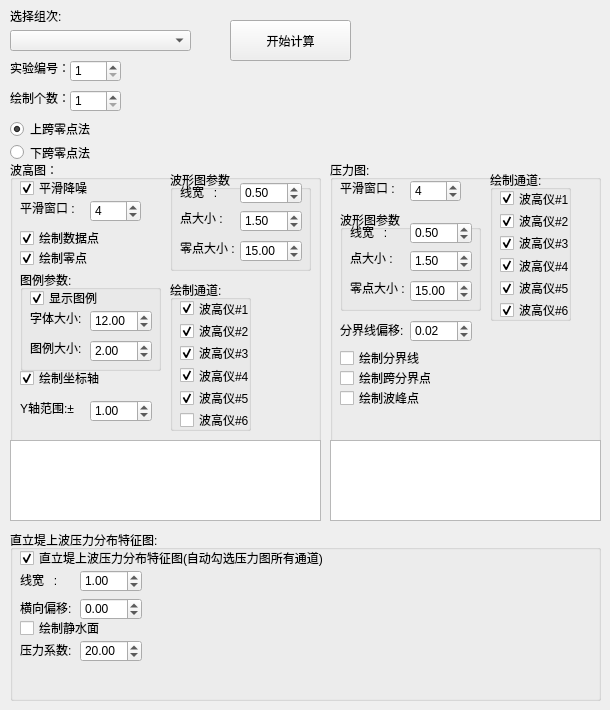
   <widget class="QWidget" name="tab_3">
    <attribute name="title">
     <string>实验3</string>
    </attribute>
    <widget class="QPushButton" name="StartProc_sy3">
     <property name="geometry">
      <rect>
       <x>230</x>
       <y>20</y>
       <width>121</width>
       <height>41</height>
      </rect>
     </property>
     <property name="text">
      <string>开始计算</string>
     </property>
    </widget>
    <widget class="QComboBox" name="filelist_sy3">
     <property name="geometry">
      <rect>
       <x>10</x>
       <y>30</y>
       <width>181</width>
       <height>21</height>
      </rect>
     </property>
     <property name="currentText">
      <string/>
     </property>
    </widget>
    <widget class="QLabel" name="label_38">
     <property name="geometry">
      <rect>
       <x>10</x>
       <y>10</y>
       <width>54</width>
       <height>12</height>
      </rect>
     </property>
     <property name="text">
      <string>选择组次:</string>
     </property>
    </widget>
    <widget class="QSpinBox" name="spinBox_number_sy3">
     <property name="geometry">
      <rect>
       <x>70</x>
       <y>90</y>
       <width>51</width>
       <height>22</height>
      </rect>
     </property>
     <property name="wrapping">
      <bool>false</bool>
     </property>
     <property name="minimum">
      <number>1</number>
     </property>
     <property name="maximum">
      <number>2</number>
     </property>
    </widget>
    <widget class="QLabel" name="label_39">
     <property name="geometry">
      <rect>
       <x>10</x>
       <y>90</y>
       <width>81</width>
       <height>16</height>
      </rect>
     </property>
     <property name="frameShape">
      <enum>QFrame::NoFrame</enum>
     </property>
     <property name="text">
      <string>绘制个数：</string>
     </property>
     <property name="textFormat">
      <enum>Qt::AutoText</enum>
     </property>
     <property name="scaledContents">
      <bool>false</bool>
     </property>
     <property name="wordWrap">
      <bool>false</bool>
     </property>
     <property name="margin">
      <number>0</number>
     </property>
     <property name="indent">
      <number>-1</number>
     </property>
     <property name="openExternalLinks">
      <bool>false</bool>
     </property>
    </widget>
    <widget class="QLabel" name="label_40">
     <property name="geometry">
      <rect>
       <x>10</x>
       <y>60</y>
       <width>81</width>
       <height>16</height>
      </rect>
     </property>
     <property name="frameShape">
      <enum>QFrame::NoFrame</enum>
     </property>
     <property name="text">
      <string>实验编号：</string>
     </property>
     <property name="textFormat">
      <enum>Qt::AutoText</enum>
     </property>
     <property name="scaledContents">
      <bool>false</bool>
     </property>
     <property name="wordWrap">
      <bool>false</bool>
     </property>
     <property name="margin">
      <number>0</number>
     </property>
     <property name="indent">
      <number>-1</number>
     </property>
     <property name="openExternalLinks">
      <bool>false</bool>
     </property>
    </widget>
    <widget class="QSpinBox" name="spinBox_index_sy3">
     <property name="geometry">
      <rect>
       <x>70</x>
       <y>60</y>
       <width>51</width>
       <height>22</height>
      </rect>
     </property>
     <property name="wrapping">
      <bool>false</bool>
     </property>
     <property name="minimum">
      <number>1</number>
     </property>
     <property name="maximum">
      <number>2</number>
     </property>
    </widget>
    <widget class="QGroupBox" name="groupBox_17">
     <property name="geometry">
      <rect>
       <x>10</x>
       <y>160</y>
       <width>311</width>
       <height>361</height>
      </rect>
     </property>
     <property name="title">
      <string>波高图：</string>
     </property>
     <widget class="QLabel" name="label_42">
      <property name="geometry">
       <rect>
        <x>10</x>
        <y>40</y>
        <width>71</width>
        <height>16</height>
       </rect>
      </property>
      <property name="text">
       <string>平滑窗口 : </string>
      </property>
     </widget>
     <widget class="QCheckBox" name="checkBox_sy3_bDrawPoints">
      <property name="geometry">
       <rect>
        <x>10</x>
        <y>70</y>
        <width>81</width>
        <height>16</height>
       </rect>
      </property>
      <property name="text">
       <string>绘制数据点</string>
      </property>
      <property name="checked">
       <bool>true</bool>
      </property>
     </widget>
     <widget class="QCheckBox" name="checkBox_sy3_bSmoothData">
      <property name="geometry">
       <rect>
        <x>10</x>
        <y>20</y>
        <width>68</width>
        <height>16</height>
       </rect>
      </property>
      <property name="text">
       <string>平滑降噪</string>
      </property>
      <property name="checked">
       <bool>true</bool>
      </property>
     </widget>
     <widget class="QGroupBox" name="groupBox_18">
      <property name="geometry">
       <rect>
        <x>160</x>
        <y>10</y>
        <width>141</width>
        <height>101</height>
       </rect>
      </property>
      <property name="title">
       <string>波形图参数</string>
      </property>
      <property name="flat">
       <bool>false</bool>
      </property>
      <widget class="QLabel" name="label_43">
       <property name="geometry">
        <rect>
         <x>10</x>
         <y>14</y>
         <width>71</width>
         <height>16</height>
        </rect>
       </property>
       <property name="text">
        <string>线宽   : </string>
       </property>
      </widget>
      <widget class="QDoubleSpinBox" name="sy3_waveformLineWidth">
       <property name="geometry">
        <rect>
         <x>70</x>
         <y>12</y>
         <width>62</width>
         <height>22</height>
        </rect>
       </property>
       <property name="singleStep">
        <double>0.100000000000000</double>
       </property>
       <property name="value">
        <double>0.500000000000000</double>
       </property>
      </widget>
      <widget class="QDoubleSpinBox" name="sy3_waveformPointsScale">
       <property name="geometry">
        <rect>
         <x>70</x>
         <y>40</y>
         <width>62</width>
         <height>22</height>
        </rect>
       </property>
       <property name="singleStep">
        <double>0.100000000000000</double>
       </property>
       <property name="value">
        <double>1.500000000000000</double>
       </property>
      </widget>
      <widget class="QLabel" name="label_47">
       <property name="geometry">
        <rect>
         <x>10</x>
         <y>40</y>
         <width>71</width>
         <height>16</height>
        </rect>
       </property>
       <property name="text">
        <string>点大小 : </string>
       </property>
      </widget>
      <widget class="QDoubleSpinBox" name="sy3_waveformZeroPointsScale">
       <property name="geometry">
        <rect>
         <x>70</x>
         <y>70</y>
         <width>62</width>
         <height>22</height>
        </rect>
       </property>
       <property name="singleStep">
        <double>1.000000000000000</double>
       </property>
       <property name="value">
        <double>15.000000000000000</double>
       </property>
      </widget>
      <widget class="QLabel" name="label_48">
       <property name="geometry">
        <rect>
         <x>10</x>
         <y>70</y>
         <width>71</width>
         <height>16</height>
        </rect>
       </property>
       <property name="text">
        <string>零点大小 : </string>
       </property>
      </widget>
     </widget>
     <widget class="QGroupBox" name="groupBox_19">
      <property name="geometry">
       <rect>
        <x>160</x>
        <y>120</y>
        <width>81</width>
        <height>151</height>
       </rect>
      </property>
      <property name="title">
       <string>绘制通道:</string>
      </property>
      <widget class="QWidget" name="verticalLayoutWidget_8">
       <property name="geometry">
        <rect>
         <x>10</x>
         <y>20</y>
         <width>81</width>
         <height>128</height>
        </rect>
       </property>
       <layout class="QVBoxLayout" name="verticalLayout_8">
        <item>
         <widget class="QCheckBox" name="checkBox_sy3_ch_1">
          <property name="text">
           <string>波高仪#1</string>
          </property>
          <property name="checked">
           <bool>true</bool>
          </property>
         </widget>
        </item>
        <item>
         <widget class="QCheckBox" name="checkBox_sy3_ch_2">
          <property name="text">
           <string>波高仪#2</string>
          </property>
          <property name="checked">
           <bool>true</bool>
          </property>
         </widget>
        </item>
        <item>
         <widget class="QCheckBox" name="checkBox_sy3_ch_3">
          <property name="text">
           <string>波高仪#3</string>
          </property>
          <property name="checked">
           <bool>true</bool>
          </property>
         </widget>
        </item>
        <item>
         <widget class="QCheckBox" name="checkBox_sy3_ch_4">
          <property name="text">
           <string>波高仪#4</string>
          </property>
          <property name="checked">
           <bool>true</bool>
          </property>
         </widget>
        </item>
        <item>
         <widget class="QCheckBox" name="checkBox_sy3_ch_5">
          <property name="text">
           <string>波高仪#5</string>
          </property>
          <property name="checked">
           <bool>true</bool>
          </property>
         </widget>
        </item>
        <item>
         <widget class="QCheckBox" name="checkBox_sy3_ch_6">
          <property name="text">
           <string>波高仪#6</string>
          </property>
         </widget>
        </item>
       </layout>
      </widget>
     </widget>
     <widget class="QCheckBox" name="checkBox_sy3_bDrawZeroPoints">
      <property name="geometry">
       <rect>
        <x>10</x>
        <y>90</y>
        <width>81</width>
        <height>16</height>
       </rect>
      </property>
      <property name="text">
       <string>绘制零点</string>
      </property>
      <property name="checked">
       <bool>true</bool>
      </property>
     </widget>
     <widget class="QGroupBox" name="groupBox_20">
      <property name="geometry">
       <rect>
        <x>10</x>
        <y>110</y>
        <width>141</width>
        <height>101</height>
       </rect>
      </property>
      <property name="title">
       <string>图例参数:</string>
      </property>
      <widget class="QLabel" name="label_49">
       <property name="geometry">
        <rect>
         <x>10</x>
         <y>40</y>
         <width>71</width>
         <height>16</height>
        </rect>
       </property>
       <property name="text">
        <string>字体大小: </string>
       </property>
      </widget>
      <widget class="QDoubleSpinBox" name="sy1_waveformFontSize_2">
       <property name="geometry">
        <rect>
         <x>70</x>
         <y>40</y>
         <width>62</width>
         <height>22</height>
        </rect>
       </property>
       <property name="singleStep">
        <double>0.500000000000000</double>
       </property>
       <property name="value">
        <double>12.000000000000000</double>
       </property>
      </widget>
      <widget class="QLabel" name="label_50">
       <property name="geometry">
        <rect>
         <x>10</x>
         <y>70</y>
         <width>71</width>
         <height>16</height>
        </rect>
       </property>
       <property name="text">
        <string>图例大小: </string>
       </property>
      </widget>
      <widget class="QDoubleSpinBox" name="sy1_MarkerSize_2">
       <property name="geometry">
        <rect>
         <x>70</x>
         <y>70</y>
         <width>62</width>
         <height>22</height>
        </rect>
       </property>
       <property name="singleStep">
        <double>0.100000000000000</double>
       </property>
       <property name="value">
        <double>2.000000000000000</double>
       </property>
      </widget>
      <widget class="QCheckBox" name="checkBox_sy1_bDrawLegend_2">
       <property name="geometry">
        <rect>
         <x>10</x>
         <y>20</y>
         <width>81</width>
         <height>16</height>
        </rect>
       </property>
       <property name="text">
        <string>显示图例</string>
       </property>
       <property name="checked">
        <bool>true</bool>
       </property>
      </widget>
     </widget>
     <widget class="QCheckBox" name="checkBox_sy1_bDrawAxis_2">
      <property name="geometry">
       <rect>
        <x>10</x>
        <y>210</y>
        <width>81</width>
        <height>16</height>
       </rect>
      </property>
      <property name="text">
       <string>绘制坐标轴</string>
      </property>
      <property name="checked">
       <bool>true</bool>
      </property>
     </widget>
     <widget class="QTextEdit" name="sy3_WaveFormOut">
      <property name="geometry">
       <rect>
        <x>0</x>
        <y>280</y>
        <width>311</width>
        <height>81</height>
       </rect>
      </property>
      <property name="font">
       <font>
        <pointsize>6</pointsize>
       </font>
      </property>
      <property name="readOnly">
       <bool>true</bool>
      </property>
     </widget>
     <widget class="QLabel" name="label_51">
      <property name="geometry">
       <rect>
        <x>10</x>
        <y>240</y>
        <width>61</width>
        <height>16</height>
       </rect>
      </property>
      <property name="text">
       <string>Y轴范围:±</string>
      </property>
     </widget>
     <widget class="QDoubleSpinBox" name="sy1_waveformYScale_2">
      <property name="geometry">
       <rect>
        <x>80</x>
        <y>240</y>
        <width>62</width>
        <height>22</height>
       </rect>
      </property>
      <property name="minimum">
       <double>-10.000000000000000</double>
      </property>
      <property name="maximum">
       <double>10.000000000000000</double>
      </property>
      <property name="singleStep">
       <double>0.500000000000000</double>
      </property>
      <property name="value">
       <double>1.000000000000000</double>
      </property>
     </widget>
     <widget class="QSpinBox" name="spinBox_smoothWindowSize_sy3">
      <property name="geometry">
       <rect>
        <x>80</x>
        <y>40</y>
        <width>51</width>
        <height>22</height>
       </rect>
      </property>
      <property name="value">
       <number>4</number>
      </property>
     </widget>
    </widget>
    <widget class="QWidget" name="verticalLayoutWidget_9">
     <property name="geometry">
      <rect>
       <x>10</x>
       <y>120</y>
       <width>160</width>
       <height>41</height>
      </rect>
     </property>
     <layout class="QVBoxLayout" name="verticalLayout_9">
      <item>
       <widget class="QRadioButton" name="shangkua_Radiobtn_sy3">
        <property name="text">
         <string>上跨零点法</string>
        </property>
        <property name="checked">
         <bool>true</bool>
        </property>
       </widget>
      </item>
      <item>
       <widget class="QRadioButton" name="xiakua_Radiobtn_sy3">
        <property name="text">
         <string>下跨零点法</string>
        </property>
       </widget>
      </item>
     </layout>
    </widget>
    <widget class="QGroupBox" name="groupBox_21">
     <property name="geometry">
      <rect>
       <x>330</x>
       <y>160</y>
       <width>271</width>
       <height>361</height>
      </rect>
     </property>
     <property name="title">
      <string>压力图:</string>
     </property>
     <widget class="QSpinBox" name="spinBox_smoothWindowSize_sy3_P">
      <property name="geometry">
       <rect>
        <x>80</x>
        <y>20</y>
        <width>51</width>
        <height>22</height>
       </rect>
      </property>
      <property name="value">
       <number>4</number>
      </property>
     </widget>
     <widget class="QLabel" name="label_52">
      <property name="geometry">
       <rect>
        <x>10</x>
        <y>20</y>
        <width>71</width>
        <height>16</height>
       </rect>
      </property>
      <property name="text">
       <string>平滑窗口 : </string>
      </property>
     </widget>
     <widget class="QGroupBox" name="groupBox_22">
      <property name="geometry">
       <rect>
        <x>10</x>
        <y>50</y>
        <width>141</width>
        <height>101</height>
       </rect>
      </property>
      <property name="title">
       <string>波形图参数</string>
      </property>
      <property name="flat">
       <bool>false</bool>
      </property>
      <widget class="QLabel" name="label_56">
       <property name="geometry">
        <rect>
         <x>10</x>
         <y>14</y>
         <width>71</width>
         <height>16</height>
        </rect>
       </property>
       <property name="text">
        <string>线宽   : </string>
       </property>
      </widget>
      <widget class="QDoubleSpinBox" name="sy3_waveformLineWidth_P">
       <property name="geometry">
        <rect>
         <x>70</x>
         <y>12</y>
         <width>62</width>
         <height>22</height>
        </rect>
       </property>
       <property name="singleStep">
        <double>0.100000000000000</double>
       </property>
       <property name="value">
        <double>0.500000000000000</double>
       </property>
      </widget>
      <widget class="QDoubleSpinBox" name="sy3_waveformPointsScale_P">
       <property name="geometry">
        <rect>
         <x>70</x>
         <y>40</y>
         <width>62</width>
         <height>22</height>
        </rect>
       </property>
       <property name="singleStep">
        <double>0.100000000000000</double>
       </property>
       <property name="value">
        <double>1.500000000000000</double>
       </property>
      </widget>
      <widget class="QLabel" name="label_57">
       <property name="geometry">
        <rect>
         <x>10</x>
         <y>40</y>
         <width>71</width>
         <height>16</height>
        </rect>
       </property>
       <property name="text">
        <string>点大小 : </string>
       </property>
      </widget>
      <widget class="QDoubleSpinBox" name="sy3_waveformZeroPointsScale_P">
       <property name="geometry">
        <rect>
         <x>70</x>
         <y>70</y>
         <width>62</width>
         <height>22</height>
        </rect>
       </property>
       <property name="singleStep">
        <double>1.000000000000000</double>
       </property>
       <property name="value">
        <double>15.000000000000000</double>
       </property>
      </widget>
      <widget class="QLabel" name="label_58">
       <property name="geometry">
        <rect>
         <x>10</x>
         <y>70</y>
         <width>71</width>
         <height>16</height>
        </rect>
       </property>
       <property name="text">
        <string>零点大小 : </string>
       </property>
      </widget>
     </widget>
     <widget class="QGroupBox" name="groupBox_23">
      <property name="geometry">
       <rect>
        <x>160</x>
        <y>10</y>
        <width>81</width>
        <height>151</height>
       </rect>
      </property>
      <property name="title">
       <string>绘制通道:</string>
      </property>
      <widget class="QWidget" name="verticalLayoutWidget_10">
       <property name="geometry">
        <rect>
         <x>10</x>
         <y>20</y>
         <width>81</width>
         <height>128</height>
        </rect>
       </property>
       <layout class="QVBoxLayout" name="verticalLayout_10">
        <item>
         <widget class="QCheckBox" name="checkBox_sy3_ch_P_1">
          <property name="text">
           <string>波高仪#1</string>
          </property>
          <property name="checked">
           <bool>true</bool>
          </property>
         </widget>
        </item>
        <item>
         <widget class="QCheckBox" name="checkBox_sy3_ch_P_2">
          <property name="text">
           <string>波高仪#2</string>
          </property>
          <property name="checked">
           <bool>true</bool>
          </property>
         </widget>
        </item>
        <item>
         <widget class="QCheckBox" name="checkBox_sy3_ch_P_3">
          <property name="text">
           <string>波高仪#3</string>
          </property>
          <property name="checked">
           <bool>true</bool>
          </property>
         </widget>
        </item>
        <item>
         <widget class="QCheckBox" name="checkBox_sy3_ch_P_4">
          <property name="text">
           <string>波高仪#4</string>
          </property>
          <property name="checked">
           <bool>true</bool>
          </property>
         </widget>
        </item>
        <item>
         <widget class="QCheckBox" name="checkBox_sy3_ch_P_5">
          <property name="text">
           <string>波高仪#5</string>
          </property>
          <property name="checked">
           <bool>true</bool>
          </property>
         </widget>
        </item>
        <item>
         <widget class="QCheckBox" name="checkBox_sy3_ch_P_6">
          <property name="text">
           <string>波高仪#6</string>
          </property>
          <property name="checked">
           <bool>true</bool>
          </property>
         </widget>
        </item>
       </layout>
      </widget>
     </widget>
     <widget class="QTextEdit" name="sy3_PressFormOut">
      <property name="geometry">
       <rect>
        <x>0</x>
        <y>280</y>
        <width>271</width>
        <height>81</height>
       </rect>
      </property>
      <property name="font">
       <font>
        <pointsize>6</pointsize>
       </font>
      </property>
      <property name="readOnly">
       <bool>true</bool>
      </property>
     </widget>
     <widget class="QDoubleSpinBox" name="sy3_PressformShift">
      <property name="geometry">
       <rect>
        <x>80</x>
        <y>160</y>
        <width>62</width>
        <height>22</height>
       </rect>
      </property>
      <property name="toolTip">
       <string>分界线用于确定波峰</string>
      </property>
      <property name="minimum">
       <double>-0.100000000000000</double>
      </property>
      <property name="maximum">
       <double>0.100000000000000</double>
      </property>
      <property name="singleStep">
       <double>0.010000000000000</double>
      </property>
      <property name="value">
       <double>0.020000000000000</double>
      </property>
     </widget>
     <widget class="QLabel" name="label_59">
      <property name="geometry">
       <rect>
        <x>10</x>
        <y>162</y>
        <width>71</width>
        <height>16</height>
       </rect>
      </property>
      <property name="toolTip">
       <string>分界线用于确定波峰</string>
      </property>
      <property name="text">
       <string>分界线偏移: </string>
      </property>
     </widget>
     <widget class="QCheckBox" name="checkBox_sy3_bDrawDivideLine">
      <property name="geometry">
       <rect>
        <x>10</x>
        <y>190</y>
        <width>81</width>
        <height>16</height>
       </rect>
      </property>
      <property name="toolTip">
       <string>分界线用于确定波峰</string>
      </property>
      <property name="text">
       <string>绘制分界线</string>
      </property>
      <property name="checked">
       <bool>false</bool>
      </property>
     </widget>
     <widget class="QCheckBox" name="checkBox_sy3_bDrawDivideLine_2">
      <property name="geometry">
       <rect>
        <x>10</x>
        <y>210</y>
        <width>91</width>
        <height>16</height>
       </rect>
      </property>
      <property name="toolTip">
       <string>分界线用于确定波峰</string>
      </property>
      <property name="text">
       <string>绘制跨分界点</string>
      </property>
      <property name="checked">
       <bool>false</bool>
      </property>
     </widget>
     <widget class="QCheckBox" name="checkBox_sy3_bDrawDivideLine_3">
      <property name="geometry">
       <rect>
        <x>10</x>
        <y>230</y>
        <width>91</width>
        <height>16</height>
       </rect>
      </property>
      <property name="toolTip">
       <string>分界线用于确定波峰</string>
      </property>
      <property name="text">
       <string>绘制波峰点</string>
      </property>
      <property name="checked">
       <bool>false</bool>
      </property>
     </widget>
    </widget>
    <widget class="QGroupBox" name="groupBox_24">
     <property name="geometry">
      <rect>
       <x>10</x>
       <y>530</y>
       <width>591</width>
       <height>171</height>
      </rect>
     </property>
     <property name="title">
      <string>直立堤上波压力分布特征图:</string>
     </property>
     <widget class="QCheckBox" name="checkBox_sy3_bDrawPressForm">
      <property name="geometry">
       <rect>
        <x>10</x>
        <y>20</y>
        <width>311</width>
        <height>16</height>
       </rect>
      </property>
      <property name="toolTip">
       <string>分界线用于确定波峰</string>
      </property>
      <property name="text">
       <string>直立堤上波压力分布特征图(自动勾选压力图所有通道)</string>
      </property>
      <property name="checked">
       <bool>true</bool>
      </property>
     </widget>
     <widget class="QDoubleSpinBox" name="sy3_PressFormLineWidth">
      <property name="geometry">
       <rect>
        <x>70</x>
        <y>40</y>
        <width>62</width>
        <height>22</height>
       </rect>
      </property>
      <property name="singleStep">
       <double>0.100000000000000</double>
      </property>
      <property name="value">
       <double>1.000000000000000</double>
      </property>
     </widget>
     <widget class="QLabel" name="label_53">
      <property name="geometry">
       <rect>
        <x>10</x>
        <y>42</y>
        <width>71</width>
        <height>16</height>
       </rect>
      </property>
      <property name="text">
       <string>线宽   : </string>
      </property>
     </widget>
     <widget class="QLabel" name="label_54">
      <property name="geometry">
       <rect>
        <x>10</x>
        <y>70</y>
        <width>71</width>
        <height>16</height>
       </rect>
      </property>
      <property name="text">
       <string>横向偏移: </string>
      </property>
     </widget>
     <widget class="QDoubleSpinBox" name="sy3_PressForm_X_Shift">
      <property name="geometry">
       <rect>
        <x>70</x>
        <y>68</y>
        <width>62</width>
        <height>22</height>
       </rect>
      </property>
      <property name="minimum">
       <double>-99.000000000000000</double>
      </property>
      <property name="maximum">
       <double>99.000000000000000</double>
      </property>
      <property name="singleStep">
       <double>0.100000000000000</double>
      </property>
      <property name="value">
       <double>0.000000000000000</double>
      </property>
     </widget>
     <widget class="QCheckBox" name="checkBox_sy3_bDrawWater">
      <property name="geometry">
       <rect>
        <x>10</x>
        <y>90</y>
        <width>81</width>
        <height>16</height>
       </rect>
      </property>
      <property name="toolTip">
       <string>分界线用于确定波峰</string>
      </property>
      <property name="text">
       <string>绘制静水面</string>
      </property>
      <property name="checked">
       <bool>false</bool>
      </property>
     </widget>
     <widget class="QLabel" name="label_55">
      <property name="geometry">
       <rect>
        <x>10</x>
        <y>112</y>
        <width>71</width>
        <height>16</height>
       </rect>
      </property>
      <property name="text">
       <string>压力系数: </string>
      </property>
     </widget>
     <widget class="QDoubleSpinBox" name="sy3_PressForm_Scale">
      <property name="geometry">
       <rect>
        <x>70</x>
        <y>110</y>
        <width>62</width>
        <height>22</height>
       </rect>
      </property>
      <property name="minimum">
       <double>-99.000000000000000</double>
      </property>
      <property name="maximum">
       <double>99.000000000000000</double>
      </property>
      <property name="singleStep">
       <double>1.000000000000000</double>
      </property>
      <property name="value">
       <double>20.000000000000000</double>
      </property>
     </widget>
    </widget>
   </widget>
